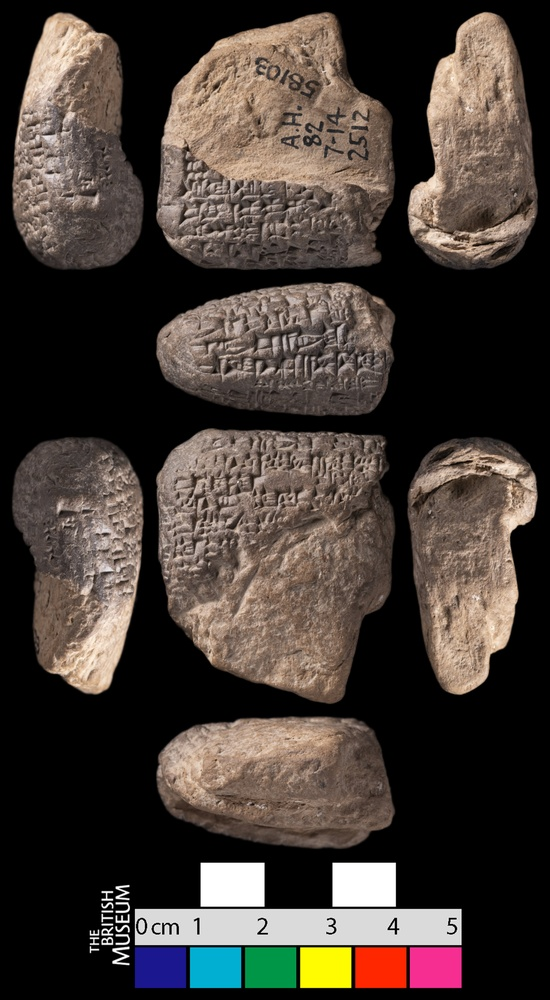
#> input picture Examples/BM.58103_from_db.jpg, 550 x 1000 px, shrunk from 4745 x 8628 before the run
$ python -i ruler_detector_iraq_museum.py   (imports and definitions only)
#> lines starting #> are read from the running program, lines starting #| are printed output that depends on the picture
import cv2
import numpy as np
import os
import math

def get_detection_parameters(museum_selection="Iraq Museum"):
    base_params = {
        "hough_min_line_length": 30,
        "hough_max_line_gap": 10,
        "hough_threshold": 60,
        "tick_max_width": 20,
        "tick_min_width": 1,
        "tick_min_height": 20,
        "max_tick_thickness_px": 30,
        "min_ticks_required": 11,
        "num_ticks_for_1cm": 11,
        "consistency_threshold": 0.7,
        "canny_low_threshold": 10,
        "canny_high_threshold": 40,
        "roi_height_fraction": 0.55
    }
    if museum_selection == "Iraq Museum (Sippar Library)":
        base_params.update({
            "hough_min_line_length": 15,
            "hough_max_line_gap": 30,
            "hough_threshold": 60,
            "tick_max_width": 20,
            "tick_min_width": 1,
            "tick_min_height": 30,
            "max_tick_thickness_px": 30,
            "min_ticks_required": 11,
            "num_ticks_for_1cm": 11,
            "consistency_threshold": 0.7,
            "canny_low_threshold": 5,
            "canny_high_threshold": 30,
            "roi_height_fraction": 0.60
        })
    return base_params

def find_ruler_text_location(roi, debug_path=None):
    if roi is None or roi.size == 0:
        return None
    if len(roi.shape) == 3 and roi.shape[2] == 3:
        roi_gray = cv2.cvtColor(roi, cv2.COLOR_BGR2GRAY)
    elif len(roi.shape) == 2:
        roi_gray = roi
    else:
        return None
    template_height = 40
    template_width = 80
    font_scale = 0.8
    thickness = 2
    ruler_texts = ["0 cm", "1 cm"]
    best_detection = None
    for text in ruler_texts:
        template = np.zeros((template_height, template_width), dtype=np.uint8)
        text_size, _ = cv2.getTextSize(text, cv2.FONT_HERSHEY_SIMPLEX, font_scale, thickness)
        text_x = (template_width - text_size[0]) // 2
        text_y = (template_height + text_size[1]) // 2
        cv2.putText(template, text, (text_x, text_y),
                   cv2.FONT_HERSHEY_SIMPLEX, font_scale, 255, thickness, cv2.LINE_AA)
        methods = [cv2.TM_CCOEFF_NORMED, cv2.TM_CCORR_NORMED, cv2.TM_SQDIFF_NORMED]
        for method in methods:
            try:
                result = cv2.matchTemplate(roi_gray, template, method)
                if method == cv2.TM_SQDIFF_NORMED:
                    min_val, _, min_loc, _ = cv2.minMaxLoc(result)
                    confidence = 1.0 - min_val
                    match_loc = min_loc
                else:
                    _, max_val, _, max_loc = cv2.minMaxLoc(result)
                    confidence = max_val
                    match_loc = max_loc
                confidence_threshold = 0.6
                if confidence > confidence_threshold:
                    if best_detection is None or confidence > best_detection['confidence']:
                        text_center_x = match_loc[0] + template_width // 2
                        text_center_y = match_loc[1] + template_height // 2
                        best_detection = {
                            'location': (text_center_x, text_center_y),
                            'text': text,
                            'confidence': confidence,
                            'bbox': (match_loc[0], match_loc[1], template_width, template_height),
                            'method': method
                        }
            except cv2.error:
                continue
    return best_detection

def _extract_roi_around_text(roi, text_detection, expansion_factor=3):
    x, y, w, h = text_detection['bbox']
    expand_w = w * expansion_factor
    expand_h = h * expansion_factor
    new_x = max(0, x - expand_w // 2)
    new_y = max(0, y - expand_h // 2)
    new_w = min(roi.shape[1] - new_x, expand_w)
    new_h = min(roi.shape[0] - new_y, expand_h)
    return roi[int(new_y):int(new_y + new_h), int(new_x):int(new_x + new_w)]

def _calculate_text_distance(detection1, detection2):
    x1, y1 = detection1['location']
    x2, y2 = detection2['location']
    return math.sqrt((x2 - x1)**2 + (y2 - y1)**2)

def detect_1cm_distance_iraq(image_path, museum_selection="Iraq Museum", roi_height_fraction=None):
#> called with image_path = '../Examples/BM.58103_from_db.jpg', museum_selection = 'Iraq Museum'
    params = get_detection_parameters(museum_selection)
    if roi_height_fraction is not None:
        params['roi_height_fraction'] = roi_height_fraction

    image = cv2.imread(image_path)
#> image is the input picture: shape (1000, 550, 3); mean B, G, R 54.3, 60.3, 69.5
    if image is None:
        return None

    height, width = image.shape[:2]
#> height = 1000; width = 550
    roi_height = int(height * params['roi_height_fraction'])
#> roi_height = 550
    roi = image[height - roi_height:, :]
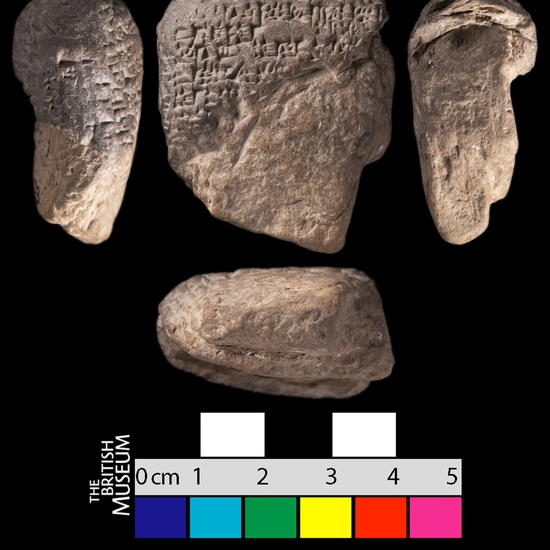
#> roi: shape (550, 550, 3); mean B, G, R 57.1, 63, 71.8

    # Try text-based detection first
    text_detection = find_ruler_text_location(roi)
#> in find_ruler_text_location, `roi_gray = cv2.cvtColor(roi, cv2.COLOR_BGR2GRAY)`:
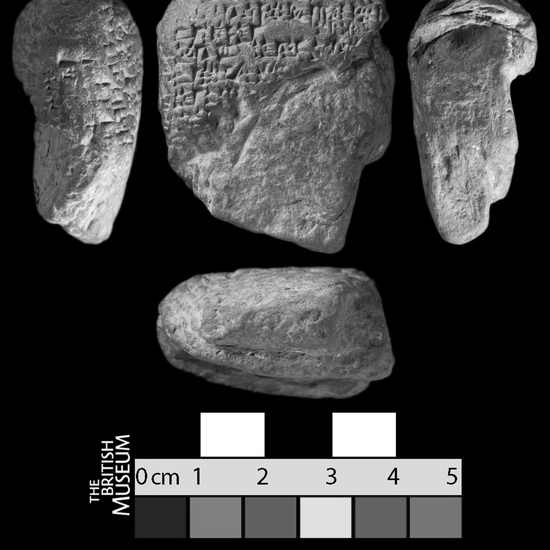
#> roi_gray: shape (550, 550); min 0, max 255, mean 64.9
#> after the loop in find_ruler_text_location, `for text in ruler_texts:`: result: shape (511, 471) float32; every value is 1
#> after the loop in find_ruler_text_location, `for text in ruler_texts:`:
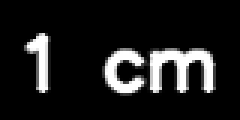
#> template: shape (40, 80) (shown 3 times larger); min 0, max 255, mean 29.6
    if text_detection and text_detection['text'] == "1 cm":
        roi_around_text = _extract_roi_around_text(roi, text_detection)
        zero_cm_detection = find_ruler_text_location(roi_around_text)
        if zero_cm_detection and zero_cm_detection['text'] == "0 cm":
            distance = _calculate_text_distance(text_detection, zero_cm_detection)
            if distance > 0:
                return distance

    # Fallback: line-based detection using all parameters
    gray = cv2.cvtColor(roi, cv2.COLOR_BGR2GRAY)
    blurred = cv2.GaussianBlur(gray, (5, 5), 0)
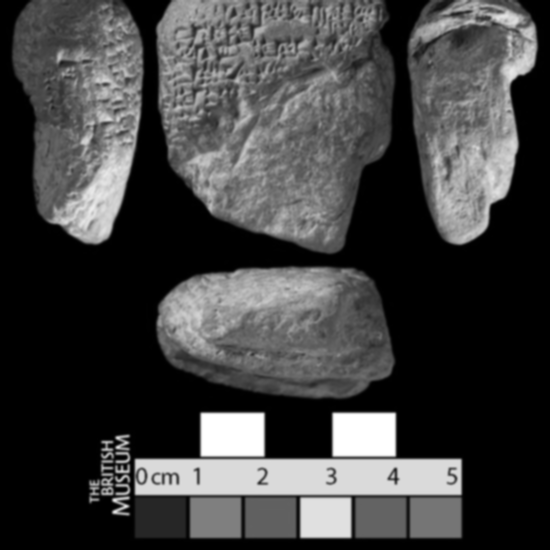
#> blurred: shape (550, 550); min 0, max 255, mean 64.9
    edges = cv2.Canny(blurred, params['canny_low_threshold'], params['canny_high_threshold'])
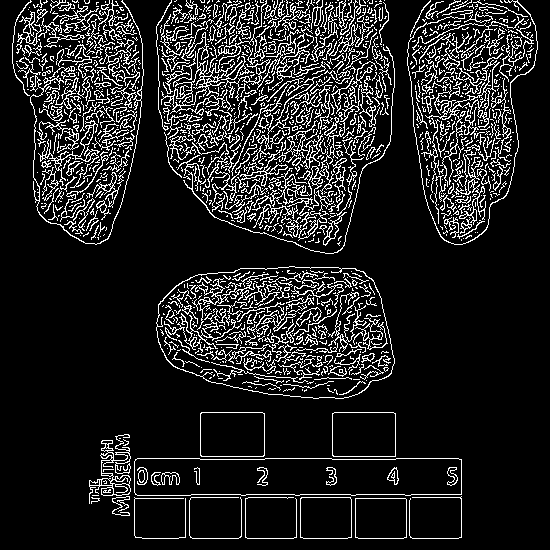
#> edges: shape (550, 550); 13.1% white in thin lines or dots
    lines = cv2.HoughLinesP(
        edges, 1, np.pi/180,
        threshold=params['hough_threshold'],
        minLineLength=params['hough_min_line_length'],
        maxLineGap=params['hough_max_line_gap']
    )
#> lines = 810 rows, first 6: [142, 538, 178, 538], [211, 382, 326, 267], [30, 1, 140, 111], [33, 107, 106, 106], [416, 137, 515, 121], [158, 75, 392, 59]
    if lines is None:
        return None
    vertical_lines = []
    for line in lines:
        x1, y1, x2, y2 = line[0]
        line_width = abs(x2 - x1)
        line_height = abs(y2 - y1)
        if line_width < params['tick_min_width'] or line_width > params['tick_max_width']:
            continue
        if line_height < params['tick_min_height']:
            continue
        if x2 - x1 != 0:
            angle = abs(np.arctan((y2 - y1) / (x2 - x1)) * 180 / np.pi)
        else:
            angle = 90
        if 80 <= angle <= 90:
            avg_x = (x1 + x2) / 2.0
            vertical_lines.append(avg_x)
#> this loop made 810 passes
#> (x1, y1, x2, y2, line_width, line_height, angle, avg_x) on passes 360, 373, 396, 402, 450, 469, 473, 477, 480, 510, 516, 525: (348, 201, 352, 152, 4, 49, 85.33, 350), (337, 231, 339, 142, 2, 89, 88.71, 338), (334, 378, 337, 284, 3, 94, 88.17, 335.5), (248, 95, 249, 37, 1, 58, 89.01, 248.5), (204, 182, 205, 124, 1, 58, 89.01, 204.5), (477, 49, 479, 0, 2, 49, 87.66, 478), (350, 537, 352, 495, 2, 42, 87.27, 351), (91, 33, 93, 76, 2, 43, 87.34, 92), (324, 24, 326, 94, 2, 70, 88.36, 325), (295, 537, 297, 495, 2, 42, 87.27, 296), (455, 146, 456, 232, 1, 86, 89.33, 455.5), (62, 94, 80, 240, 18, 146, 82.97, 71)
#> (x1, y1, x2, y2, line_width, line_height, angle) on passes 327, 349, 369, 401, 436, 500: (280, 156, 290, 189, 10, 33, 73.14), (292, 266, 307, 298, 15, 32, 64.89), (300, 61, 320, 14, 20, 47, 66.95), (296, 54, 309, 111, 13, 57, 77.15), (107, 440, 122, 515, 15, 75, 78.69), (42, 64, 58, 143, 16, 79, 78.55)
#> after the loop, vertical_lines = [350, 338, 335.5, 248.5, 204.5, 478, 351, 92, 325, 296, 455.5, 71, 212.5, 178.5, 121.5, 292.5, 321, 465.5, 363, 460.5, 340, 349, 201.5, 329.5]
    if len(vertical_lines) < 2:
        return None
    vertical_lines.sort()
    # Merge lines that are close together (max_tick_thickness_px)
    merged_lines = []
    i = 0
    while i < len(vertical_lines):
        group = [vertical_lines[i]]
        j = i + 1
        while j < len(vertical_lines) and abs(vertical_lines[j] - vertical_lines[i]) < params['max_tick_thickness_px']:
            group.append(vertical_lines[j])
            j += 1
        merged_lines.append(np.mean(group))
        i = j
#> this loop made 9 passes
#> i on passes 1 to 9: 2, 3, 6, 7, 8, 11, 19, 20, 24
#> after the loop, merged_lines = [81.5, 121.5, 194.8, 212.5, 248.5, 303.2, 339.8, 363, 464.9]
    if len(merged_lines) < params['min_ticks_required']:
        return None
    # Find 1cm segment using num_ticks_for_1cm and consistency_threshold
    num_ticks = params['num_ticks_for_1cm']
    candidate_1cm_distances = []
    for i in range(len(merged_lines) - num_ticks + 1):
        segment = merged_lines[i:i+num_ticks]
        span = segment[-1] - segment[0]
        if span <= 0:
            continue
        spacings = np.diff(segment)
        if len(spacings) != num_ticks - 1:
            continue
        median_spacing = np.median(spacings)
        if median_spacing <= 0:
            continue
        stddev = np.std(spacings)
        if stddev < median_spacing * params['consistency_threshold']:
            candidate_1cm_distances.append(span)
    if not candidate_1cm_distances:
        return None
    return float(np.median(candidate_1cm_distances))

>>> result = detect_1cm_distance_iraq('../Examples/BM.58103_from_db.jpg')
